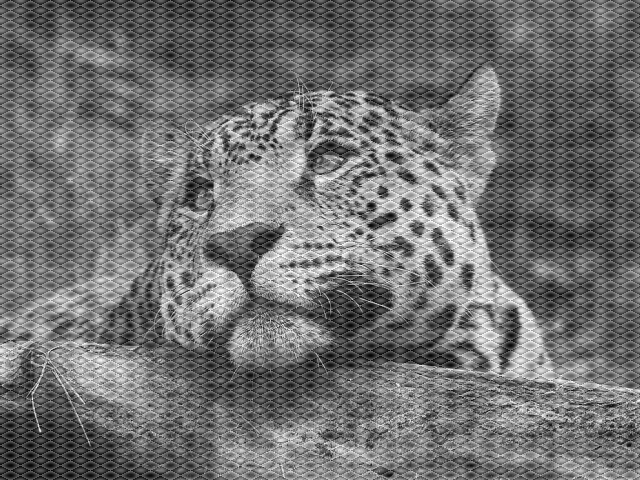
#> input picture 417/EP1/leopard_noise.png, 640 x 480 px
$ python ep1_q3.py
#> lines starting #> are read from the running program, lines starting #| are printed output that depends on the picture
import cv2
import numpy as np
import math
from matplotlib import pyplot as plt

img = cv2.imread('leopard_noise.png', 0)
#> img is the input picture: shape (480, 640); min 2, max 255, mean 112.7
h, w = img.shape
#> h = 480; w = 640

f = cv2.dft(np.float32(img),flags = cv2.DFT_COMPLEX_OUTPUT)
fshift = np.fft.fftshift(f)
new_fshift = fshift.copy()

spec = 20*np.log(cv2.magnitude(fshift[:,:,0],fshift[:,:,1]))
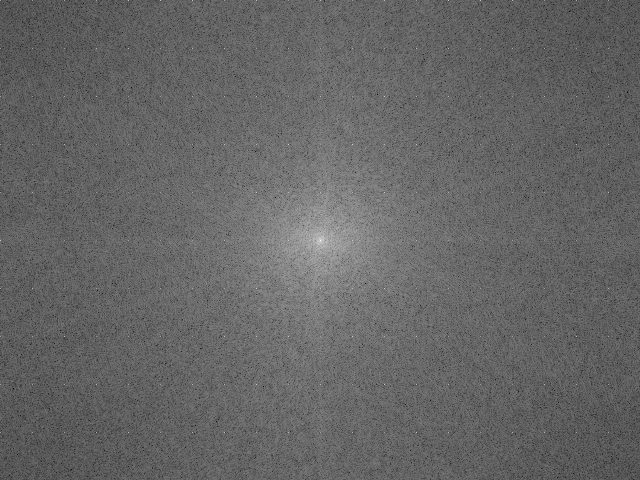
#> spec: shape (480, 640) float32; min 47.54, max 347.2, mean 166.9; drawn with min black and max white

pixel_sum = [0, 0]

for i in range(0, h):
	for j in range(0, w):

		#pega pontos com luminosidade alta
		if spec[i][j] > 235:

			#raio "seguro" do centro da imagem
			dist = math.hypot(i - h//2, j - w//2)
			if dist > 28:

				#pega vizinhança 5x5 para media
				for k in range(0, 5):
					for l in range(0, 5):

					#pega todos pontos menos o errado
						if k != 2 and l != 2:
							pixel_sum += fshift[i+k][j+l]
				new_fshift[i][j] = pixel_sum/24
				pixel_sum = [0, 0]

new_f = np.fft.ifftshift(new_fshift)
new_img = cv2.idft(new_f)
new_img = 20*np.log(cv2.magnitude(new_img[:,:,0],new_img[:,:,1]))
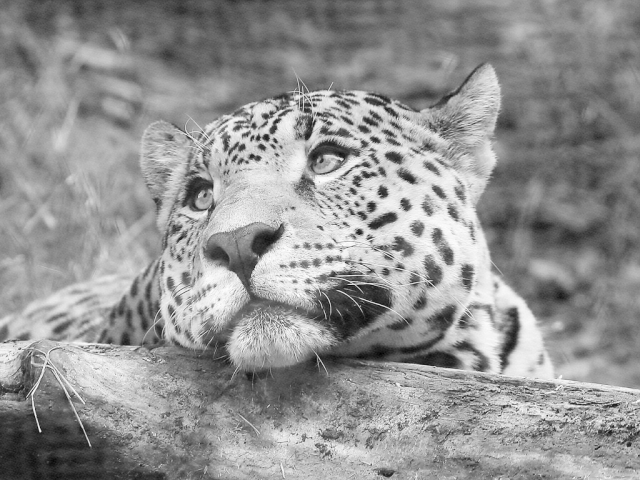
#> new_img: shape (480, 640) float32; min 326.1, max 360.7, mean 346.1; drawn with min black and max white

spec2 = 20*np.log(cv2.magnitude(new_fshift[:,:,0],new_fshift[:,:,1]))

#cv2.imwrite('spec.png',spec2)
#cv2.imwrite('img.png',img)
#cv2.imwrite('new_img.png',new_img)

plt.subplot(121),plt.imshow(img, cmap = 'gray')
plt.title('Old Image'), plt.xticks([]), plt.yticks([])
plt.subplot(122),plt.imshow(new_img, cmap = 'gray')
plt.title('New Image'), plt.xticks([]), plt.yticks([])
plt.show()
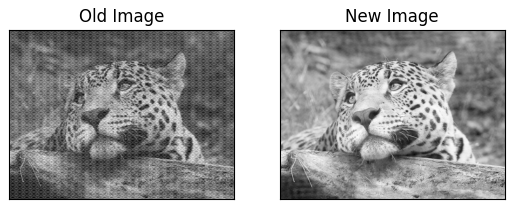
#> figure drawn by matplotlib, 2 panels

"""
import cv2
import numpy as np
from matplotlib import pyplot as plt

img = cv2.imread('leopard_noise.png', 0)

f = cv2.dft(np.float32(img),flags = cv2.DFT_COMPLEX_OUTPUT)
fshift = np.fft.fftshift(f)
new_fshift = fshift


mag = 20*np.log(cv2.magnitude(fshift[:,:,0],fshift[:,:,1]))
new_mag = mag.copy()

h, w = mag.shape

base = 2
pixel_sum = 0
for i in range(base, h-base):
	for j in range(base, w-base):
		if mag[i][j] > 220 :
			if (i > (h//2)+50 or i < (h//2)-50):
				if (j > (w//2)+50 or j < (w//2)-50):
					for k in range(0, 4):
						for l in range(0, 4):
							if k != 2 and l != 2:
								pixel_sum += mag[i+k-base][j+l-base]
					new_mag[i][j] = pixel_sum/24
					pixel_sum = 0

cv2.imwrite('spec2.png',new_mag)
cv2.imwrite('spec.png',mag)

new_f = np.fft.ifftshift(new_fshift)
new_img = cv2.idft(new_f)
new_img = cv2.magnitude(new_img[:,:,0],new_img[:,:,1])

plt.subplot(121),plt.imshow(new_img, cmap = 'gray')
plt.title('Input Image'), plt.xticks([]), plt.yticks([])
plt.subplot(122),plt.imshow(new_mag, cmap = 'gray')
plt.title('Magnitude Spectrum'), plt.xticks([]), plt.yticks([])
plt.show()"""

"""
import cv2
import numpy as np
from matplotlib import pyplot as plt

img = cv2.imread('leopard_noise.png',0)
f = np.fft.fft2(img)
fshift = np.fft.fftshift(f)
magnitude_spectrum = 20*np.log(np.abs(fshift))

f_ishift = np.fft.ifftshift(fshift)
img_back = cv2.idft(f_ishift)
img_back = cv2.magnitude(img_back[:,:,0],img_back[:,:,1])

plt.subplot(121),plt.imshow(img_back, cmap = 'gray')
plt.title('Input Image'), plt.xticks([]), plt.yticks([])
plt.subplot(122),plt.imshow(magnitude_spectrum, cmap = 'gray')
plt.title('Magnitude Spectrum'), plt.xticks([]), plt.yticks([])
plt.show()"""
